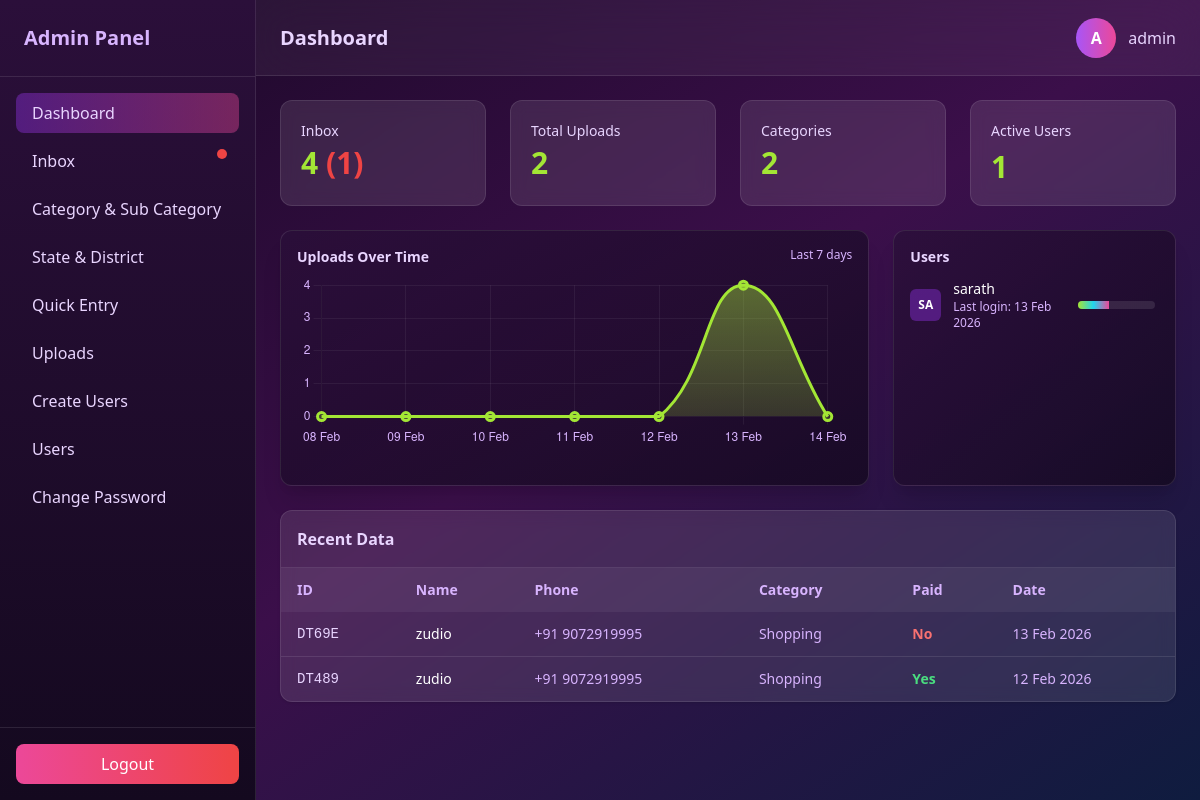
The page /dashboard/ (signed in) on the database its author committed.
### data/models.py (models this page shows, shortened)
class Userlogin(models.Model):
    id = models.CharField(
        max_length=5,  # C + 4 chars max
        primary_key=True,
        editable=False
    )
    username = models.CharField(max_length=100)
    password = models.CharField(max_length=100)
    last_login = models.DateTimeField(default=timezone.now)
    is_active = models.BooleanField(default=True)  # Add this field

class Data(models.Model):
    id = models.CharField(
        max_length=5,
        primary_key=True,
        editable=False
    )
    name = models.CharField(max_length=100)
    category = models.ForeignKey(Category, on_delete=models.CASCADE, related_name="data")
    subcategory = models.ForeignKey(Subcategory, on_delete=models.CASCADE)
    location = models.CharField(max_length=500)
    state = models.ForeignKey(State, on_delete=models.CASCADE)
    district = models.ForeignKey(District, on_delete=models.CASCADE)
    phone = models.CharField(max_length=100)
    email = models.CharField(max_length=100)
    remarks = models.TextField(blank=True, null=True)
    data_given = models.CharField(max_length=500)
    staff = models.CharField(max_length=500)
    user = models.CharField(max_length=500)
    source = models.CharField(max_length=500)
    paid = models.BooleanField(default=False)  # ⬅️ checkbox
    created_at = models.DateTimeField(auto_now_add=True)
    class Data(models.Model):
        id = models.CharField(
            max_length=5,
            primary_key=True,
            editable=False
        )
        name = models.CharField(max_length=100)
        category = models.ForeignKey(Category, on_delete=models.CASCADE, related_name="data")
        subcategory = models.ForeignKey(Subcategory, on_delete=models.CASCADE)
        location = models.CharField(max_length=500)
        state = models.ForeignKey(State, on_delete=models.CASCADE)
        district = models.ForeignKey(District, on_delete=models.CASCADE)
        phone = models.CharField(max_length=100)
        email = models.CharField(max_length=100)
        remarks = models.TextField(blank=True, null=True)
        data_given = models.CharField(max_length=500)
        staff = models.CharField(max_length=500)
        user = models.CharField(max_length=500)
        source = models.CharField(max_length=500, blank=True, null=True)
        paid = models.BooleanField(default=False)  # ⬅️ checkbox
        created_at = models.DateTimeField(auto_now_add=True)

class Category(models.Model):
    id = models.CharField(
        max_length=5,  # C + 4 chars max
        primary_key=True,
        editable=False
    )
    name = models.CharField(max_length=100)
    created_at = models.DateTimeField(auto_now_add=True)

### data/views.py (the view)
# urls.py: path('dashboard/', views.dashboard, name='dashboard'),
@never_cache
@login_required(login_url='/login/')
@user_passes_test(lambda u: u.is_superuser)
def dashboard(request):
    today = timezone.now().date()
    start_date = today - timedelta(days=6)
    raw_uploads = (
        Upload.objects
        .filter(created_at__date__gte=start_date)
        .annotate(day=TruncDate('created_at'))
        .values('day')
        .annotate(count=Count('id'))
        .order_by('day')
    )
    upload_map = {u['day']: u['count'] for u in raw_uploads}
    labels, data = [], []
    for i in range(7):
        day = start_date + timedelta(days=i)
        labels.append(day.strftime('%d %b'))
        data.append(upload_map.get(day, 0))
    total_uploads = Upload.objects.count()
    unread_uploads = Upload.objects.filter(is_opened=False).count()  # unread count
    total_categories = Category.objects.count()
    total_users = Userlogin.objects.count()
    total_data = Data.objects.count()
    recent_data = (
        Data.objects
        .select_related('category', 'subcategory', 'state', 'district')
        .order_by('-created_at')[:10]
    )
    recent_uploads = Upload.objects.order_by('-created_at')[:10]
    recent_users = Userlogin.objects.order_by('-last_login')[:10]
    context = {
        'labels': labels,
        'data': data,
        'total_uploads': total_uploads,
        'unread_uploads': unread_uploads,  # add unread count
        'total_categories': total_categories,
        'total_users': total_users,
        'total_data': total_data,
        'recent_data': recent_data,
        'recent_uploads': recent_uploads,
        'recent_users': recent_users,
    }
    return render(request, 'dashboard.html', context)

### data/templates/dashboard.html (shortened to what this page needs)
<!DOCTYPE html>
<html lang="en">
<head>
  <script src="https://cdn.tailwindcss.com"></script>
</head>
<body class="min-h-screen flex text-white
bg-gradient-to-br from-[#1a0826] via-[#3b0f4a] to-[#0f1c3f]">
<aside class="w-64 hidden md:flex flex-col h-screen sticky top-0
bg-gradient-to-b from-[#2b0f3a] to-[#14091f]
border-r border-white/10">
  <div class="p-6 text-xl font-bold text-purple-300 border-b border-white/10">
    Admin Panel
  </div>
  <nav class="flex-1 p-4 space-y-2 text-purple-200">
    <a href="{% url 'dashboard' %}" class="flex items-center gap-3 px-4 py-2 rounded-lg
              bg-gradient-to-r from-purple-600/40 to-pink-500/40">
      Dashboard
    </a>
      <a href="{% url 'inbox' %}"
   class="relative flex items-center gap-3 px-4 py-2 rounded-lg hover:bg-white/10">
  Inbox
  <span id="unreadDot"
        class="hidden absolute top-2 right-3 w-2.5 h-2.5 bg-red-500 rounded-full">
  </span>
</a>
    <a href="{% url 'category' %}" class="flex items-center gap-3 px-4 py-2 rounded-lg hover:bg-white/10">
     Category & Sub Category
    </a>
    <a href="{% url 'state_district' %}" class="flex items-center gap-3 px-4 py-2 rounded-lg hover:bg-white/10">
     State & District
    </a>
    <a href="{% url 'data' %}" class="flex items-center gap-3 px-4 py-2 rounded-lg hover:bg-white/10">
    Quick Entry
    </a>
      <a href="{% url 'data_list' %}" class="flex items-center gap-3 px-4 py-2 rounded-lg hover:bg-white/10">
    Uploads
    </a>
      <a href="{% url 'usercreate' %}" class="flex items-center gap-3 px-4 py-2 rounded-lg hover:bg-white/10">
   Create Users
    </a>
       <a href="{% url 'userlist' %}" class="flex items-center gap-3 px-4 py-2 rounded-lg hover:bg-white/10">
   Users
    </a>
      <a href="{% url 'superuser_change_password' %}" class="flex items-center gap-3 px-4 py-2 rounded-lg hover:bg-white/10">
  Change Password
    </a>
  </nav>
  <div class="p-4 border-t border-white/10">
    <a href="{% url 'superuser_logout' %}"
       class="block text-center bg-gradient-to-r from-pink-500 to-red-500
              text-white py-2 rounded-lg hover:opacity-90">
      Logout
    </a>
  </div>
</aside>
<div class="flex-1 flex flex-col">
<header class="px-6 h-[4.78rem] flex justify-between items-center
sticky top-0 z-40
bg-white/5 backdrop-blur-xl border-b border-white/10">
  <h1 class="text-xl font-semibold text-purple-200">Dashboard</h1>
  <div class="flex items-center gap-3">
    <div class="w-10 h-10 rounded-full
                bg-gradient-to-r from-purple-500 to-pink-500
                flex items-center justify-center font-bold">
      {{ request.user.username|first|upper }}
    </div>
    <span class="text-purple-200 font-medium">
      {{ request.user.username }}
    </span>
  </div>
</header>
<main class="p-6 space-y-6">
<div class="grid grid-cols-1 sm:grid-cols-2 lg:grid-cols-4 gap-6">
  <div class="bg-white/10 backdrop-blur p-5 rounded-xl border border-white/10">
    <p class="text-sm text-purple-200">Inbox</p>
   <h2 class="text-3xl font-bold text-lime-400 mt-1">
  {{ total_uploads }}
  {% if unread_uploads > 0 %}
    <span class="text-red-500 font-semibold">({{ unread_uploads }})</span>
  {% endif %}
</h2>
  </div>
  <div class="bg-white/10 backdrop-blur p-5 rounded-xl border border-white/10">
    <p class="text-sm text-purple-200">Total Uploads</p>
    <h2 class="text-3xl font-bold text-lime-400 mt-1">{{ total_data }}</h2>
  </div>
  <div class="bg-white/10 backdrop-blur p-5 rounded-xl border border-white/10">
    <p class="text-sm text-purple-200"> Categories</p>
    <h2 class="text-3xl font-bold text-lime-400 mt-1">{{ total_categories }}</h2>
  </div>
  <div class="bg-white/10 backdrop-blur p-5 rounded-xl border border-white/10">
    <p class="text-sm text-purple-200">Active Users</p>
    <h2 class="text-3xl font-semibold text-lime-400 mt-2">{{ total_users }}</h2>
  </div>
</div>
<div class="grid grid-cols-1 lg:grid-cols-3 gap-6">
<div class="lg:col-span-2 bg-gradient-to-br from-[#2b0f3a]/80 to-[#14091f]/80
rounded-xl shadow-xl p-4 border border-white/10 h-64">
  <div class="flex justify-between mb-2">
    <h2 class="text-sm font-semibold text-purple-200">
      Uploads Over Time
    </h2>
    <span class="text-xs text-purple-300">Last 7 days</span>
  </div>
  <div class="relative h-44 w-full">
  <canvas id="uploadChart"></canvas>
</div>
</div>
<div class="bg-gradient-to-br from-[#2b0f3a]/80 to-[#14091f]/80
rounded-xl shadow-xl p-4 h-64 flex flex-col border border-white/10">
  <h2 class="text-sm font-semibold text-purple-200 mb-3">Users</h2>
  <div class="space-y-3 overflow-y-auto scrollbar-hide pr-1">
    {% for user in recent_users %}
    <div class="flex items-center justify-between">
      <div class="flex items-center gap-3">
        <div class="w-8 h-8 rounded-md bg-purple-600/40
                    flex items-center justify-center text-xs font-bold text-white">
          {{ user.username|slice:":2"|upper }}
        </div>
        <div>
          <p class="text-sm font-medium text-white">
            {{ user.username }}
          </p>
          <p class="text-xs text-purple-300">
            Last login: {{ user.last_login|date:"d M Y" }}
          </p>
        </div>
      </div>
      <div class="w-20 h-2 bg-white/10 rounded-full overflow-hidden">
        <div class="h-full bg-gradient-to-r from-lime-400 via-cyan-400 to-pink-500"
             style="width: {{ forloop.counter|add:3 }}0%;"></div>
      </div>
    </div>
    {% empty %}
      <p class="text-xs text-purple-300 text-center">No users found</p>
    {% endfor %}
  </div>
</div>
</div>
<div class="bg-white/10 backdrop-blur rounded-xl shadow border border-white/10
            overflow-hidden min-h-[120px] max-h-[420px]">
  <div class="p-4 border-b border-white/10 text-purple-200 font-semibold">
    Recent Data
  </div>
  <div class="overflow-y-auto scrollbar-hide max-h-[360px]">
    <table class="w-full text-sm">
      <thead class="bg-white/5 text-purple-300 sticky top-0 z-10">
        <tr>
          <th class="text-left px-4 py-3">ID</th>
          <th class="text-left px-4 py-3">Name</th>
          <th class="text-left px-4 py-3">Phone</th>
          <th class="text-left px-4 py-3">Category</th>
          <th class="text-left px-4 py-3">Paid</th>
          <th class="text-left px-4 py-3">Date</th>
        </tr>
      </thead>
      <tbody class="divide-y divide-white/10">
        {% for item in recent_data %}
        <tr class="hover:bg-white/5">
          <td class="px-4 py-3 font-mono text-purple-200">{{ item.id }}</td>
          <td class="px-4 py-3 font-medium">{{ item.name }}</td>
          <td class="px-4 py-3 text-purple-300">{{ item.phone }}</td>
          <td class="px-4 py-3 text-purple-300">{{ item.category.name }}</td>
          <td class="px-4 py-3">
            {% if item.paid %}
              <span class="text-green-400 font-semibold">Yes</span>
            {% else %}
              <span class="text-red-400 font-semibold">No</span>
            {% endif %}
          </td>
          <td class="px-4 py-3 text-purple-300">
            {{ item.created_at|date:"d M Y" }}
          </td>
        </tr>
        {% empty %}
        <tr>
          <td colspan="6" class="px-4 py-6 text-center text-purple-300">
            No data found
          </td>
        </tr>
        {% endfor %}
      </tbody>
    </table>
  </div>
</div>
</main>
</div>
<script>
const ctx = document.getElementById('uploadChart').getContext('2d');
const gradient = ctx.createLinearGradient(0, 0, 0, 220);
gradient.addColorStop(0, 'rgba(163,230,53,0.45)');
gradient.addColorStop(1, 'rgba(163,230,53,0.05)');
new Chart(ctx, {
  type: 'line',
  data: {
    labels: {{ labels|safe }},
    datasets: [{
      data: {{ data|safe }},
      borderColor: '#a3e635',
      backgroundColor: gradient,
      borderWidth: 3,
      tension: 0.45,
      fill: true,
      pointRadius: 4,
      pointHoverRadius: 6
    }]
  },
  options: {
    responsive: true,
    maintainAspectRatio: false,
    layout: {
      padding: {
        left: 0,
        right: 0,
        top: 10,
        bottom: 0
      }
    },
    plugins: {
      legend: { display: false }
    },
    scales: {
      x: {
        offset: false,
        ticks: {
          color: '#d8b4fe',
          padding: 6
        },
        grid: {
          color: 'rgba(255,255,255,0.06)'
        }
      },
      y: {
        beginAtZero: true,
        ticks: {
          color: '#d8b4fe',
          precision: 0
        },
        grid: {
          color: 'rgba(255,255,255,0.06)'
        }
      }
    }
  }
});
</script>
</body>
</html>

### data/templates/dashboard.html (style rules this page uses)
.scrollbar-hide { -ms-overflow-style: none; scrollbar-width: none; }

### rows shown on the page
Userlogin: username "SA", username "sarath", last_login "13 Feb 2026"
Data: id "DT69E", name "zudio", phone "+91 9072919995", category.name "Shopping", paid "No", created_at "13 Feb 2026"
Data: id "DT489", name "zudio", phone "+91 9072919995", category.name "Shopping", paid "Yes", created_at "12 Feb 2026"

### other values the page prints
{{ request.user.username|first|upper }} "A"
{{ request.user.username }} "admin"
{{ total_uploads }} "4"
{{ unread_uploads }} "1"
{{ total_data }} "2"
{{ total_categories }} "2"
{{ total_users }} "1"
chart data {{ data|safe }} [0, 0, 0, 0, 0, 4, 0]
